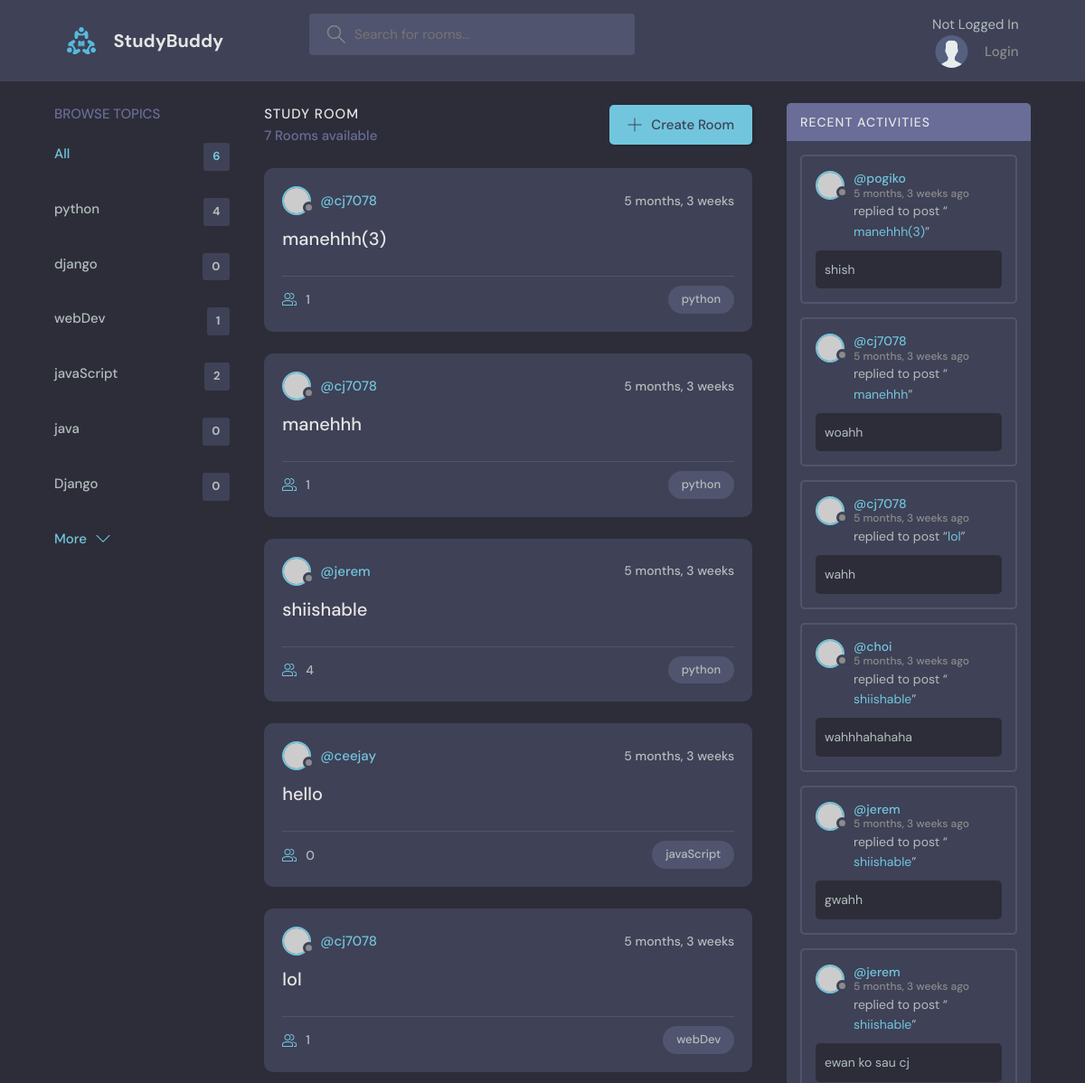
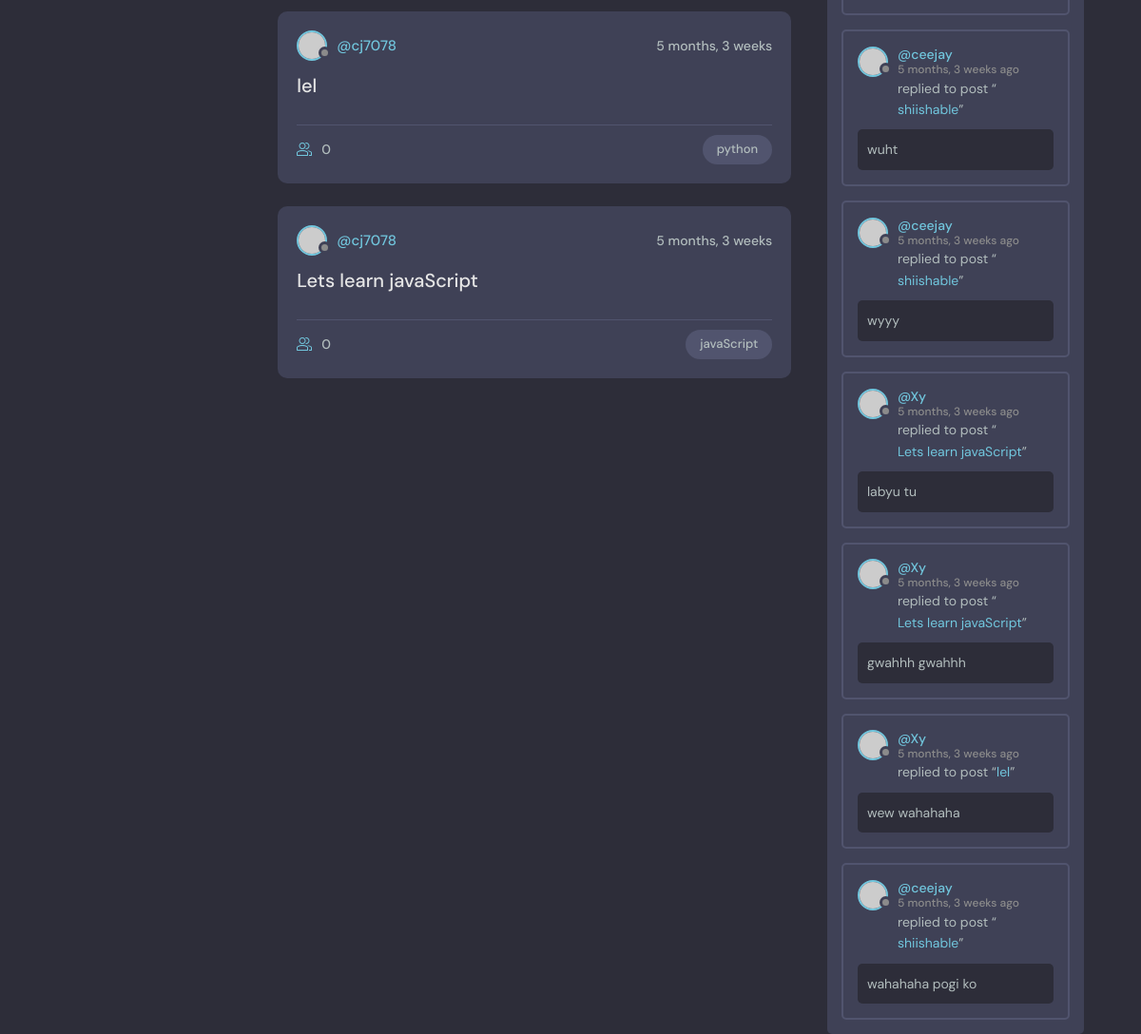
The page / on the database its author committed (2 pictures, top to bottom).
### base/models.py (models this page shows, shortened)
class Topic(models.Model):
    name = models.CharField(max_length=200)

class Room(models.Model):
    host = models.ForeignKey(User ,on_delete=models.SET_NULL, null=True)
    topic = models.ForeignKey(Topic ,on_delete=models.SET_NULL, null=True)
    name = models.CharField(max_length=200)
    description = models.TextField(null=True, blank=True)
    participants = models.ManyToManyField(User, related_name='participants', blank=True)
    update = models.DateTimeField(auto_now=True)
    created = models.DateTimeField(auto_now_add=True)
    class Meta:
        ordering = ['-update', '-created']

class Message(models.Model):
    user = models.ForeignKey(User ,on_delete=models.CASCADE)
    room = models.ForeignKey(Room, on_delete=models.CASCADE)
    body = models.TextField()
    update = models.DateTimeField(auto_now=True)
    created = models.DateTimeField(auto_now_add=True)
    class Meta:
        ordering = ['-update', '-created']

### base/views.py (the view)
# urls.py: path('',views.home, name="home"),
def home(request):
    q = request.GET.get('q') if request.GET.get('q') != None else ''
    rooms = Room.objects.filter(
        Q(topic__name__icontains=q) |
        Q(name__icontains=q) |
        Q(description__icontains=q)
                                )
    room_count = rooms.count()
    topics = Topic.objects.all()
    room_messages = Message.objects.filter(Q(room__topic__name__icontains=q))
    context = {'rooms':rooms, 'topics':topics, 'room_count':room_count,'room_messages': room_messages}
    return render(request, 'base/home.html' , context)

### base/templates/base/home.html (shortened to what this page needs)
{% extends "main.html" %}
{% block content %}
    <main class="layout layout--3">
      <div class="container">
        {% include "base/topics_component.html" %}
          <div class="roomList">
            <div class="roomList__header">
                <div>
                <h2>Study Room</h2>
                <p>{{room_count}} Rooms available</p>
                </div>
                <a class="btn btn--main" href="create-room.html">
                <svg version="1.1" xmlns="http://www.w3.org/2000/svg" width="32" height="32" viewBox="0 0 32 32">
                    <title>add</title>
                    <path
                    d="M16.943 0.943h-1.885v14.115h-14.115v1.885h14.115v14.115h1.885v-14.115h14.115v-1.885h-14.115v-14.115z"
                    ></path>
                </svg>
                Create Room
                </a>
            </div>
                {% include "base/room_component.html" %}
        </div>
        {% include "base/activity_component.html" %}
    </main>
    {% endblock content %}

### base/templates/base/topics_component.html
<div class="topics">
    <div class="topics__header">
      <h2>Browse Topics</h2>
    </div>
    <ul class="topics__list">
      <li>
        <a href="{% url 'home' %}" class="active">All <span>{{topics.count}}</span></a>
      </li>
      {% for topic in topics  %}
      <li>
        <a href="{% url 'home' %}?q={{topic.name}}">{{topic.name}} <span>{{topic.room_set.all.count}}</span></a>
      </li>
      {% endfor %}
    </ul>
    <a class="btn btn--link" href="topics.html">
      More
      <svg version="1.1" xmlns="http://www.w3.org/2000/svg" width="32" height="32" viewBox="0 0 32 32">
        <title>chevron-down</title>
        <path d="M16 21l-13-13h-3l16 16 16-16h-3l-13 13z"></path>
      </svg>
    </a>
  </div>

### base/templates/base/room_component.html (shortened to what this page needs)
{% for room in rooms %}
<div class="roomListRoom">
    <div class="roomListRoom__header">
      <a href="{% url 'user-profile' room.host.id %}" class="roomListRoom__author">
        <div class="avatar avatar--small">
          <img src="https://randomuser.me/api/portraits/women/11.jpg" />
        </div>
        <span>@{{room.host.username}}</span>
      </a>
      <div class="roomListRoom__actions">
        <span>{{room.created|timesince}}</span>
      </div>
    </div>
    <div class="roomListRoom__content">
      <a href="{%  url 'room' room.id %}">{{room.name}}</a>
    </div>
    <div class="roomListRoom__meta">
      <a href="{%  url 'room' room.id %}" class="roomListRoom__joined">
        {{room.participants.all.count}}
      </a>
      <p class="roomListRoom__topic">{{room.topic.name}}</p>
    </div>
  </div>
{% endfor %}

### base/templates/base/activity_component.html (shortened to what this page needs)
<div class="activities">
    <div class="activities__header">
      <h2>Recent Activities</h2>
    </div>
    {% for message in room_messages  %}
    <div class="activities__box">
      <div class="activities__boxHeader roomListRoom__header">
        <a href="{% url 'user-profile' message.user.id %}" class="roomListRoom__author">
          <div class="avatar avatar--small">
            <img src="https://randomuser.me/api/portraits/women/11.jpg" />
          </div>
          <p>
            @{{message.user}}
            <span>{{message.created|timesince}} ago</span>
          </p>
        </a>
      </div>
      <div class="activities__boxContent">
        <p>replied to post “<a href="{% url 'room' message.room.id  %}">{{message.room.name}}</a>”</p>
        <div class="activities__boxRoomContent">
          {{message.body}}
        </div>
      </div>
    </div>
    {% endfor %}
    </div>
  </div>

### rows shown on the page
Topic: name "python", room_set.all.count "4"
Topic: name "django", room_set.all.count "0"
Topic: name "webDev", room_set.all.count "1"
Topic: name "javaScript", room_set.all.count "2"
Topic: name "java", room_set.all.count "0"
Topic: name "Django", room_set.all.count "0"
Room: host.username "cj7078", created "5 months, 3 weeks", name "manehhh(3)", participants.all.count "1", topic.name "python"
Room: host.username "cj7078", created "5 months, 3 weeks", name "manehhh", participants.all.count "1", topic.name "python"
Room: host.username "jerem", created "5 months, 3 weeks", name "shiishable", participants.all.count "4", topic.name "python"
Room: host.username "ceejay", created "5 months, 3 weeks", name "hello", participants.all.count "0", topic.name "javaScript"
Room: host.username "cj7078", created "5 months, 3 weeks", name "lol", participants.all.count "1", topic.name "webDev"
Room: host.username "cj7078", created "5 months, 3 weeks", name "lel", participants.all.count "0", topic.name "python"
Room: host.username "cj7078", created "5 months, 3 weeks", name "Lets learn javaScript", participants.all.count "0", topic.name "javaScript"
Message: user "pogiko", created "5 months, 3 weeks", room.name "manehhh(3)", body "shish"
Message: user "cj7078", created "5 months, 3 weeks", room.name "manehhh", body "woahh"
Message: user "cj7078", created "5 months, 3 weeks", room.name "lol", body "wahh"
Message: user "choi", created "5 months, 3 weeks", room.name "shiishable", body "wahhhahahaha"
Message: user "jerem", created "5 months, 3 weeks", room.name "shiishable", body "gwahh"
Message: user "jerem", created "5 months, 3 weeks", room.name "shiishable", body "ewan ko sau cj"
Message: user "ceejay", created "5 months, 3 weeks", room.name "shiishable", body "wuht"
Message: user "ceejay", created "5 months, 3 weeks", room.name "shiishable", body "wyyy"
Message: user "Xy", created "5 months, 3 weeks", room.name "Lets learn javaScript", body "labyu tu"
Message: user "Xy", created "5 months, 3 weeks", room.name "Lets learn javaScript", body "gwahhh gwahhh"
Message: user "Xy", created "5 months, 3 weeks", room.name "lel", body "wew wahahaha"
Message: user "ceejay", created "5 months, 3 weeks", room.name "shiishable", body "wahahaha pogi ko"

### other values the page prints
{{ topics.count }} "6"
{{ room_count }} "7"
